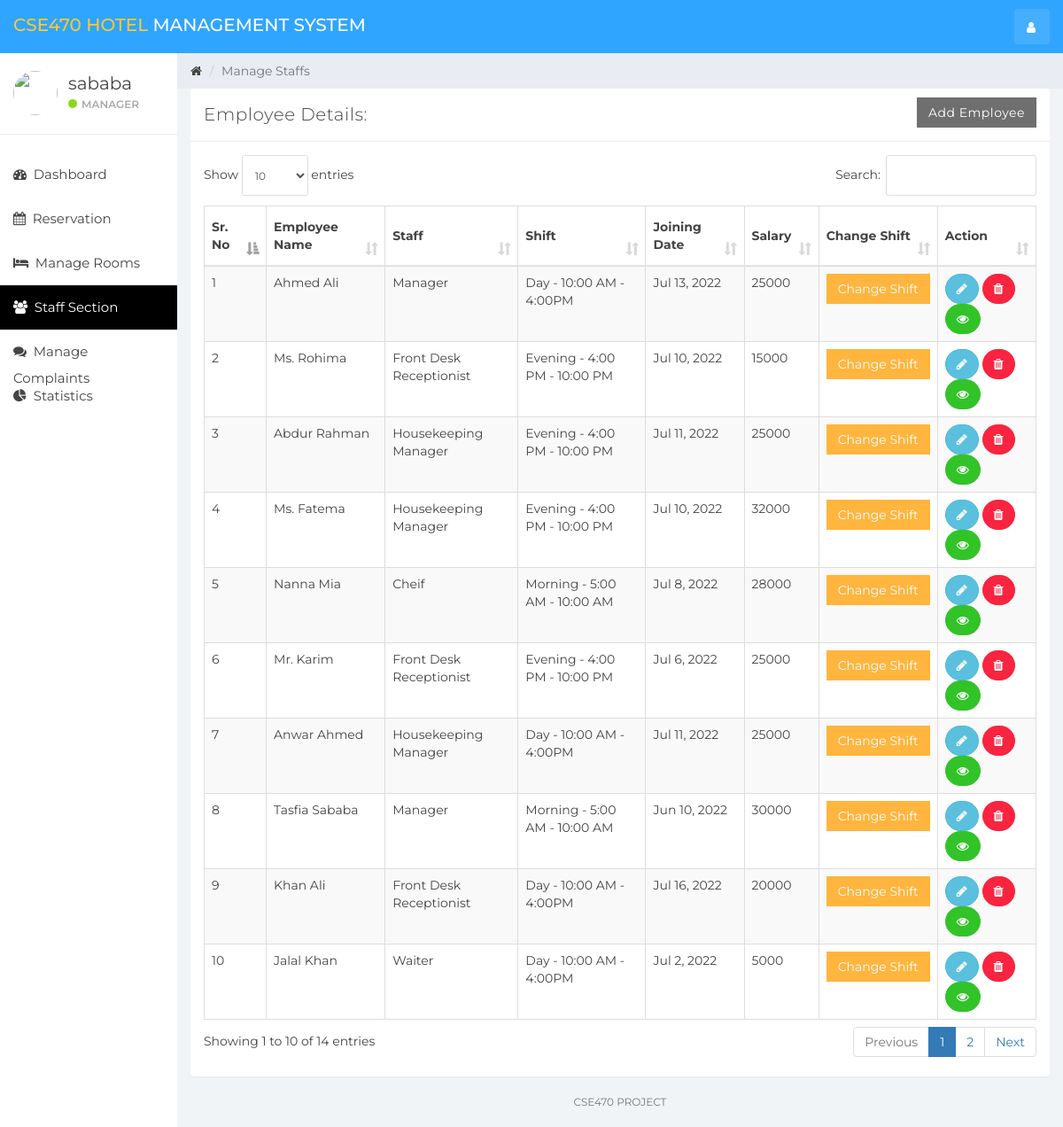
/index.php?staff_mang (signed in), run on the app's committed database.
### tables this page shows
CREATE TABLE `user` (
  `id` int(11) NOT NULL,
  `name` varchar(100) NOT NULL,
  `username` varchar(15) NOT NULL,
  `email` varchar(100) NOT NULL,
  `password` varchar(100) NOT NULL,
  `created_at` timestamp NOT NULL DEFAULT current_timestamp()
);

CREATE TABLE `staff` (
  `emp_id` int(11) NOT NULL,
  `emp_name` varchar(100) NOT NULL,
  `staff_type_id` int(11) NOT NULL,
  `shift_id` int(11) NOT NULL,
  `id_card_type` int(11) NOT NULL,
  `id_card_no` varchar(20) NOT NULL,
  `address` varchar(100) NOT NULL,
  `contact_no` bigint(20) NOT NULL,
  `salary` bigint(20) NOT NULL,
  `joining_date` timestamp NOT NULL DEFAULT current_timestamp(),
  `updated_at` timestamp NOT NULL DEFAULT current_timestamp() ON UPDATE current_timestamp()
);

CREATE TABLE `staff_type` (
  `staff_type_id` int(10) NOT NULL,
  `staff_type` varchar(100) NOT NULL
);

CREATE TABLE `shift` (
  `shift_id` int(10) NOT NULL,
  `shift` varchar(100) NOT NULL,
  `shift_timing` varchar(100) NOT NULL
);

### staff_mang.php (the view, shortened to what this page needs)
<div class="col-sm-9 col-sm-offset-3 col-lg-10 col-lg-offset-2 main">
    <div class="row">
        <ol class="breadcrumb">
            <li><a href="#">
                    <em class="fa fa-home"></em>
                </a></li>
            <li class="active">Manage Staffs</li>
        </ol>
    </div>
    <div class="row">
        <div class="col-lg-12">
            <div class="panel panel-default">
                <div class="panel-heading">Employee Details:
                    <a href="index.php?add_emp" class="btn btn-secondary pull-right" style="border-radius:0%">Add Employee</a>
                </div>
                <div class="panel-body">
                    <table class="table table-striped table-bordered table-responsive" cellspacing="0" width="100%"
                           id="rooms">
                        <thead>
                        <tr>
                            <th>Sr. No</th>
                            <th>Employee Name</th>
                            <th>Staff</th>
                            <th>Shift</th>
                            <th>Joining Date</th>
                            <th>Salary</th>
                            <th>Change Shift</th>
                            <th>Action</th>
                        </tr>
                        </thead>
                        <tbody>
                        <?php
                        $staff_query = "SELECT * FROM staff  NATURAL JOIN staff_type NATURAL JOIN shift";
                        $staff_result = mysqli_query($connection, $staff_query);
                        if (mysqli_num_rows($staff_result) > 0) {
                            while ($staff = mysqli_fetch_assoc($staff_result)) { ?>
                                <tr>
                                    <td><?php echo $staff['emp_id']; ?></td>
                                    <td><?php echo $staff['emp_name']; ?></td>
                                    <td><?php echo $staff['staff_type']; ?></td>
                                    <td><?php echo $staff['shift'] . ' - ' . $staff['shift_timing']; ?></td>
                                    <td><?php echo date('M j, Y', strtotime($staff['joining_date'])); ?></td>
                                    <td><?php echo $staff['salary']; ?></td>
                                    <td>
                                        <button class="btn btn-warning" style="border-radius:0%" data-toggle="modal" data-target="#changeShift"
                                                data-id="<?php echo $staff['emp_id']; ?>" id="change_shift">Change Shift</button>
                                    </td>
                                    <td>
                                        <button data-toggle="modal"
                                                data-target="#empDetail<?php echo $staff['emp_id']; ?>"
                                                data-id="<?php echo $staff['emp_id']; ?>" id="editEmp"
                                                class="btn btn-info" style="border-radius:60px;"><i class="fa fa-pencil"></i></button>
                                        <a href='functionmis.php?empid=<?php echo $staff['emp_id']; ?>'
                                           class="btn btn-danger" onclick="return confirm('Are you Sure?')" style="border-radius:60px;"><i
                                                    class="fa fa-trash"></i></a>
                                        <a href='index.php?emp_history&empid=<?php echo $staff['emp_id']; ?>'
                                           class="btn btn-success" title="Employee Histery" style="border-radius:60px;"><i class="fa fa-eye"></i></a>
                                    </td>
                                </tr>
                                <?php
                            }
                        }
                        ?>
                        </tbody>
                    </table>
                </div>
            </div>
        </div>
    </div>
    <div class="row">
        <div class="col-sm-12">
        <p class="back-link">CSE470 Project</p>
        </div>
    </div>
</div>

### sidebar.php (shortened to what this page needs)
<div id="sidebar-collapse" class="col-sm-3 col-lg-2 sidebar">
    <div class="profile-sidebar">
        <div class="profile-userpic">
            <img src="img/user.png" class="img-responsive" alt="">
        </div>
        <div class="profile-usertitle">
            <div class="profile-usertitle-name"><?php echo $user['name'];?></div>
            <div class="profile-usertitle-status"><span class="indicator label-success"></span>Manager</div>
        </div>
    </div>
    <ul class="nav menu">
    <?php
        if (isset($_GET['dashboard'])){ ?>
            <li class="active">
                <a href="index.php?dashboard"><em class="fa fa-dashboard">&nbsp;</em>
                    Dashboard
                </a>
            </li>
        <?php } else{?>
            <li>
                <a href="index.php?dashboard"><em class="fa fa-dashboard">&nbsp;</em>
                    Dashboard
                </a>
            </li>
        <?php }
        if (isset($_GET['reservation'])){ ?>
            <li class="active">
            <a href="index.php?reservation"><em class="fa fa-calendar">&nbsp;</em>
                    Reservation
                </a>
            </li>
        <?php } else{?>
            <li>
            <a href="index.php?reservation"><em class="fa fa-calendar">&nbsp;</em>
                    Reservation
                </a>
            </li>
        <?php }
        if (isset($_GET['room_mang'])){ ?>
            <li class="active">
                <a href="index.php?room_mang"><em class="fa fa-bed">&nbsp;</em>
                    Manage Rooms
                </a>
            </li>
        <?php } else{?>
            <li>
            <a href="index.php?room_mang"><em class="fa fa-bed">&nbsp;</em>
                    Manage Rooms
                </a>
            </li>
        <?php }
        if (isset($_GET['staff_mang'])){ ?>
            <li class="active">
                <a href="index.php?staff_mang"><em class="fa fa-users">&nbsp;</em>
                    Staff Section
                </a>
            </li>
        <?php }
        if (isset($_GET['complain'])){ ?>
            <li class="active">
                <a href="index.php?complain"><em class="fa fa-comments">&nbsp;</em>
                    Manage Complaints
                </a>
            </li>
        <?php } else{?>
            <li>
                <a href="index.php?complain"><em class="fa fa-comments">&nbsp;</em>
                    Manage Complaints
                </a>
            </li>
        <?php }
        ?>
        <?php
        if (isset($_GET['statistics'])){ ?>
            <li class="active">
                <a href="index.php?statistics"><em class="fa fa-pie-chart">&nbsp;</em>
                    Statistics
                </a>
            </li>
        <?php } else{?>
        <li>
            <a href="index.php?statistics"><em class="fa fa-pie-chart">&nbsp;</em>
                Statistics
            </a>
        </li>
<?php }?>
    </ul>
</div>

### data on the page
user: name "sababa"
staff: emp_id "1", emp_name "Ahmed Ali", staff_type.staff_type "Manager", shift.shift "Day", shift.shift_timing "10:00 AM - 4:00PM", joining_date "Jul 13, 2022", salary "25000"
staff: emp_id "2", emp_name "Ms. Rohima", staff_type.staff_type "Front Desk Receptionist", shift.shift "Evening", shift.shift_timing "4:00 PM - 10:00 PM", joining_date "Jul 10, 2022", salary "15000"
staff: emp_id "3", emp_name "Abdur Rahman", staff_type.staff_type "Housekeeping Manager", shift.shift "Evening", shift.shift_timing "4:00 PM - 10:00 PM", joining_date "Jul 11, 2022", salary "25000"
staff: emp_id "4", emp_name "Ms. Fatema", staff_type.staff_type "Housekeeping Manager", shift.shift "Evening", shift.shift_timing "4:00 PM - 10:00 PM", joining_date "Jul 10, 2022", salary "32000"
staff: emp_id "5", emp_name "Nanna Mia", staff_type.staff_type "Cheif", shift.shift "Morning", shift.shift_timing "5:00 AM - 10:00 AM", joining_date "Jul 8, 2022", salary "28000"
staff: emp_id "6", emp_name "Mr. Karim", staff_type.staff_type "Front Desk Receptionist", shift.shift "Evening", shift.shift_timing "4:00 PM - 10:00 PM", joining_date "Jul 6, 2022", salary "25000"
staff: emp_id "7", emp_name "Anwar Ahmed", staff_type.staff_type "Housekeeping Manager", shift.shift "Day", shift.shift_timing "10:00 AM - 4:00PM", joining_date "Jul 11, 2022", salary "25000"
staff: emp_id "8", emp_name "Tasfia Sababa", staff_type.staff_type "Manager", shift.shift "Morning", shift.shift_timing "5:00 AM - 10:00 AM", joining_date "Jun 10, 2022", salary "30000"
staff: emp_id "9", emp_name "Khan Ali", staff_type.staff_type "Front Desk Receptionist", shift.shift "Day", shift.shift_timing "10:00 AM - 4:00PM", joining_date "Jul 16, 2022", salary "20000"
staff: emp_id "10", emp_name "Jalal Khan", staff_type.staff_type "Waiter", shift.shift "Day", shift.shift_timing "10:00 AM - 4:00PM", joining_date "Jul 2, 2022", salary "5000"
